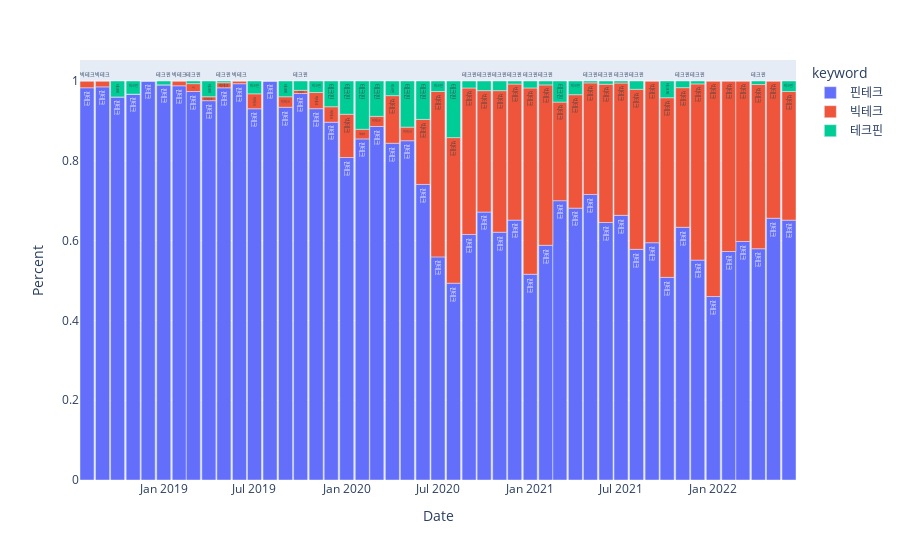

The cell this chart's notebook holds for it:
### Code cell
# 빅테크, 테트핀 라는 용어는 외국에서 디지털 금융 관련 키워드로 등장 빈도가 낮음.

mekko(df_k,['핀테크','빅테크','테크핀'])
